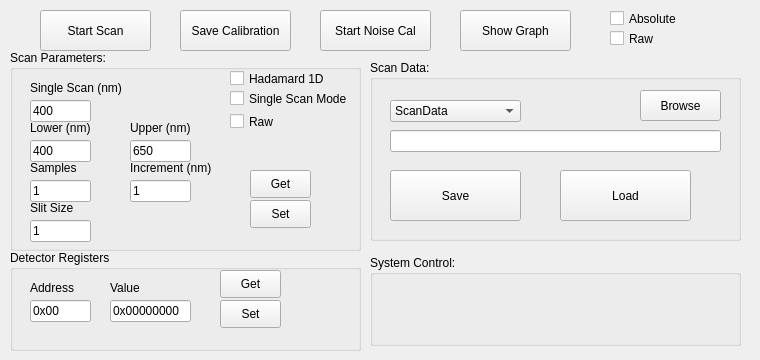
        <widget class="QWidget" name="tabSpectro">
         <attribute name="title">
          <string>Spectra</string>
         </attribute>
         <widget class="QGroupBox" name="detRegGroup">
          <property name="geometry">
           <rect>
            <x>10</x>
            <y>250</y>
            <width>351</width>
            <height>101</height>
           </rect>
          </property>
          <property name="title">
           <string>Detector Registers</string>
          </property>
          <widget class="QLineEdit" name="detRegAddress">
           <property name="geometry">
            <rect>
             <x>20</x>
             <y>50</y>
             <width>61</width>
             <height>22</height>
            </rect>
           </property>
           <property name="text">
            <string>0x00</string>
           </property>
          </widget>
          <widget class="QLabel" name="detaddressLabel">
           <property name="geometry">
            <rect>
             <x>20</x>
             <y>30</y>
             <width>53</width>
             <height>16</height>
            </rect>
           </property>
           <property name="text">
            <string>Address</string>
           </property>
          </widget>
          <widget class="QLineEdit" name="detRegValue">
           <property name="geometry">
            <rect>
             <x>100</x>
             <y>50</y>
             <width>81</width>
             <height>22</height>
            </rect>
           </property>
           <property name="text">
            <string>0x00000000</string>
           </property>
          </widget>
          <widget class="QLabel" name="detvalueLabel">
           <property name="geometry">
            <rect>
             <x>100</x>
             <y>30</y>
             <width>41</width>
             <height>16</height>
            </rect>
           </property>
           <property name="text">
            <string>Value</string>
           </property>
          </widget>
          <widget class="QPushButton" name="detGetButton">
           <property name="geometry">
            <rect>
             <x>210</x>
             <y>20</y>
             <width>61</width>
             <height>28</height>
            </rect>
           </property>
           <property name="text">
            <string>Get</string>
           </property>
          </widget>
          <widget class="QPushButton" name="detSetButton">
           <property name="geometry">
            <rect>
             <x>210</x>
             <y>50</y>
             <width>61</width>
             <height>28</height>
            </rect>
           </property>
           <property name="text">
            <string>Set</string>
           </property>
          </widget>
         </widget>
         <widget class="QGroupBox" name="ScanParam">
          <property name="geometry">
           <rect>
            <x>10</x>
            <y>50</y>
            <width>351</width>
            <height>201</height>
           </rect>
          </property>
          <property name="title">
           <string>Scan Parameters:</string>
          </property>
          <widget class="QLineEdit" name="ScanParamLower">
           <property name="geometry">
            <rect>
             <x>20</x>
             <y>90</y>
             <width>61</width>
             <height>22</height>
            </rect>
           </property>
           <property name="text">
            <string>400</string>
           </property>
          </widget>
          <widget class="QLabel" name="ScanLowerLabel">
           <property name="geometry">
            <rect>
             <x>20</x>
             <y>70</y>
             <width>71</width>
             <height>16</height>
            </rect>
           </property>
           <property name="text">
            <string>Lower (nm)</string>
           </property>
          </widget>
          <widget class="QLineEdit" name="ScanParamUpper">
           <property name="geometry">
            <rect>
             <x>120</x>
             <y>90</y>
             <width>61</width>
             <height>22</height>
            </rect>
           </property>
           <property name="text">
            <string>650</string>
           </property>
          </widget>
          <widget class="QLabel" name="ScanUpperLabel">
           <property name="geometry">
            <rect>
             <x>120</x>
             <y>70</y>
             <width>71</width>
             <height>16</height>
            </rect>
           </property>
           <property name="text">
            <string>Upper (nm)</string>
           </property>
          </widget>
          <widget class="QPushButton" name="ScanParamGetButton">
           <property name="geometry">
            <rect>
             <x>240</x>
             <y>120</y>
             <width>61</width>
             <height>28</height>
            </rect>
           </property>
           <property name="text">
            <string>Get</string>
           </property>
          </widget>
          <widget class="QPushButton" name="ScanParamSetButton">
           <property name="geometry">
            <rect>
             <x>240</x>
             <y>150</y>
             <width>61</width>
             <height>28</height>
            </rect>
           </property>
           <property name="text">
            <string>Set</string>
           </property>
          </widget>
          <widget class="QLabel" name="ScanTotalLabel">
           <property name="geometry">
            <rect>
             <x>20</x>
             <y>110</y>
             <width>91</width>
             <height>16</height>
            </rect>
           </property>
           <property name="text">
            <string>Samples</string>
           </property>
          </widget>
          <widget class="QLabel" name="ScanIncLabel">
           <property name="geometry">
            <rect>
             <x>120</x>
             <y>110</y>
             <width>91</width>
             <height>16</height>
            </rect>
           </property>
           <property name="text">
            <string>Increment (nm)</string>
           </property>
          </widget>
          <widget class="QLineEdit" name="ScanParamInc">
           <property name="geometry">
            <rect>
             <x>120</x>
             <y>130</y>
             <width>61</width>
             <height>22</height>
            </rect>
           </property>
           <property name="text">
            <string>1</string>
           </property>
          </widget>
          <widget class="QLineEdit" name="ScanParamSingleScanFreq">
           <property name="geometry">
            <rect>
             <x>20</x>
             <y>50</y>
             <width>61</width>
             <height>22</height>
            </rect>
           </property>
           <property name="text">
            <string>400</string>
           </property>
          </widget>
          <widget class="QLabel" name="ScanLowerSingleLabel">
           <property name="geometry">
            <rect>
             <x>20</x>
             <y>30</y>
             <width>111</width>
             <height>16</height>
            </rect>
           </property>
           <property name="text">
            <string>Single Scan (nm)</string>
           </property>
          </widget>
          <widget class="QCheckBox" name="ScanParamSingle">
           <property name="geometry">
            <rect>
             <x>220</x>
             <y>40</y>
             <width>141</width>
             <height>17</height>
            </rect>
           </property>
           <property name="text">
            <string>Single Scan Mode</string>
           </property>
          </widget>
          <widget class="QLineEdit" name="ScanParamColumns">
           <property name="geometry">
            <rect>
             <x>20</x>
             <y>170</y>
             <width>61</width>
             <height>22</height>
            </rect>
           </property>
           <property name="text">
            <string>1</string>
           </property>
          </widget>
          <widget class="QLabel" name="ScanColLabel">
           <property name="geometry">
            <rect>
             <x>20</x>
             <y>150</y>
             <width>91</width>
             <height>16</height>
            </rect>
           </property>
           <property name="text">
            <string>Slit Size</string>
           </property>
          </widget>
          <widget class="QCheckBox" name="ScanParamRaw">
           <property name="geometry">
            <rect>
             <x>220</x>
             <y>60</y>
             <width>101</width>
             <height>23</height>
            </rect>
           </property>
           <property name="text">
            <string>Raw</string>
           </property>
          </widget>
          <widget class="QCheckBox" name="ScanHadamaard">
           <property name="geometry">
            <rect>
             <x>220</x>
             <y>20</y>
             <width>141</width>
             <height>17</height>
            </rect>
           </property>
           <property name="text">
            <string>Hadamard 1D</string>
           </property>
          </widget>
          <widget class="QLineEdit" name="ScanParamTotal">
           <property name="geometry">
            <rect>
             <x>20</x>
             <y>130</y>
             <width>61</width>
             <height>22</height>
            </rect>
           </property>
           <property name="text">
            <string>1</string>
           </property>
          </widget>
         </widget>
         <widget class="QPushButton" name="SpectraScanStart">
          <property name="geometry">
           <rect>
            <x>40</x>
            <y>10</y>
            <width>111</width>
            <height>41</height>
           </rect>
          </property>
          <property name="contextMenuPolicy">
           <enum>Qt::DefaultContextMenu</enum>
          </property>
          <property name="acceptDrops">
           <bool>false</bool>
          </property>
          <property name="text">
           <string>Start Scan</string>
          </property>
         </widget>
         <widget class="QPushButton" name="SpectraShowGraph">
          <property name="geometry">
           <rect>
            <x>460</x>
            <y>10</y>
            <width>111</width>
            <height>41</height>
           </rect>
          </property>
          <property name="contextMenuPolicy">
           <enum>Qt::DefaultContextMenu</enum>
          </property>
          <property name="acceptDrops">
           <bool>false</bool>
          </property>
          <property name="text">
           <string>Show Graph</string>
          </property>
         </widget>
         <widget class="QGroupBox" name="ScanData">
          <property name="geometry">
           <rect>
            <x>370</x>
            <y>60</y>
            <width>371</width>
            <height>181</height>
           </rect>
          </property>
          <property name="title">
           <string>Scan Data:</string>
          </property>
          <widget class="QPushButton" name="ScanDataSave">
           <property name="geometry">
            <rect>
             <x>20</x>
             <y>110</y>
             <width>131</width>
             <height>51</height>
            </rect>
           </property>
           <property name="text">
            <string>Save</string>
           </property>
          </widget>
          <widget class="QLineEdit" name="ScanFileName">
           <property name="geometry">
            <rect>
             <x>20</x>
             <y>70</y>
             <width>331</width>
             <height>22</height>
            </rect>
           </property>
           <property name="toolTip">
            <string>Package File Full Path</string>
           </property>
          </widget>
          <widget class="QPushButton" name="ScanFileBrowse">
           <property name="geometry">
            <rect>
             <x>270</x>
             <y>30</y>
             <width>81</width>
             <height>31</height>
            </rect>
           </property>
           <property name="text">
            <string>Browse</string>
           </property>
          </widget>
          <widget class="QComboBox" name="ScaninstallFileType">
           <property name="geometry">
            <rect>
             <x>20</x>
             <y>40</y>
             <width>131</width>
             <height>22</height>
            </rect>
           </property>
           <item>
            <property name="text">
             <string>ScanData</string>
            </property>
           </item>
           <item>
            <property name="text">
             <string>Calibration</string>
            </property>
           </item>
           <item>
            <property name="text">
             <string>Noise Calibration</string>
            </property>
           </item>
          </widget>
          <widget class="QPushButton" name="ScanDataLoad">
           <property name="geometry">
            <rect>
             <x>190</x>
             <y>110</y>
             <width>131</width>
             <height>51</height>
            </rect>
           </property>
           <property name="text">
            <string>Load</string>
           </property>
          </widget>
         </widget>
         <widget class="QPushButton" name="SpectraCalSave">
          <property name="geometry">
           <rect>
            <x>180</x>
            <y>10</y>
            <width>111</width>
            <height>41</height>
           </rect>
          </property>
          <property name="contextMenuPolicy">
           <enum>Qt::DefaultContextMenu</enum>
          </property>
          <property name="acceptDrops">
           <bool>false</bool>
          </property>
          <property name="text">
           <string>Save Calibration</string>
          </property>
         </widget>
         <widget class="QCheckBox" name="ScanShowAbsolute">
          <property name="geometry">
           <rect>
            <x>610</x>
            <y>10</y>
            <width>111</width>
            <height>17</height>
           </rect>
          </property>
          <property name="text">
           <string>Absolute</string>
          </property>
         </widget>
         <widget class="QPushButton" name="SpectraCalNoise">
          <property name="geometry">
           <rect>
            <x>320</x>
            <y>10</y>
            <width>111</width>
            <height>41</height>
           </rect>
          </property>
          <property name="contextMenuPolicy">
           <enum>Qt::DefaultContextMenu</enum>
          </property>
          <property name="acceptDrops">
           <bool>false</bool>
          </property>
          <property name="text">
           <string>Start Noise Cal</string>
          </property>
         </widget>
         <widget class="QCheckBox" name="ScanGraphRaw">
          <property name="geometry">
           <rect>
            <x>610</x>
            <y>30</y>
            <width>141</width>
            <height>17</height>
           </rect>
          </property>
          <property name="text">
           <string>Raw</string>
          </property>
         </widget>
         <widget class="QGroupBox" name="systemControl">
          <property name="geometry">
           <rect>
            <x>370</x>
            <y>255</y>
            <width>371</width>
            <height>91</height>
           </rect>
          </property>
          <property name="layoutDirection">
           <enum>Qt::LeftToRight</enum>
          </property>
          <property name="title">
           <string>System Control:</string>
          </property>
         </widget>
        </widget>
